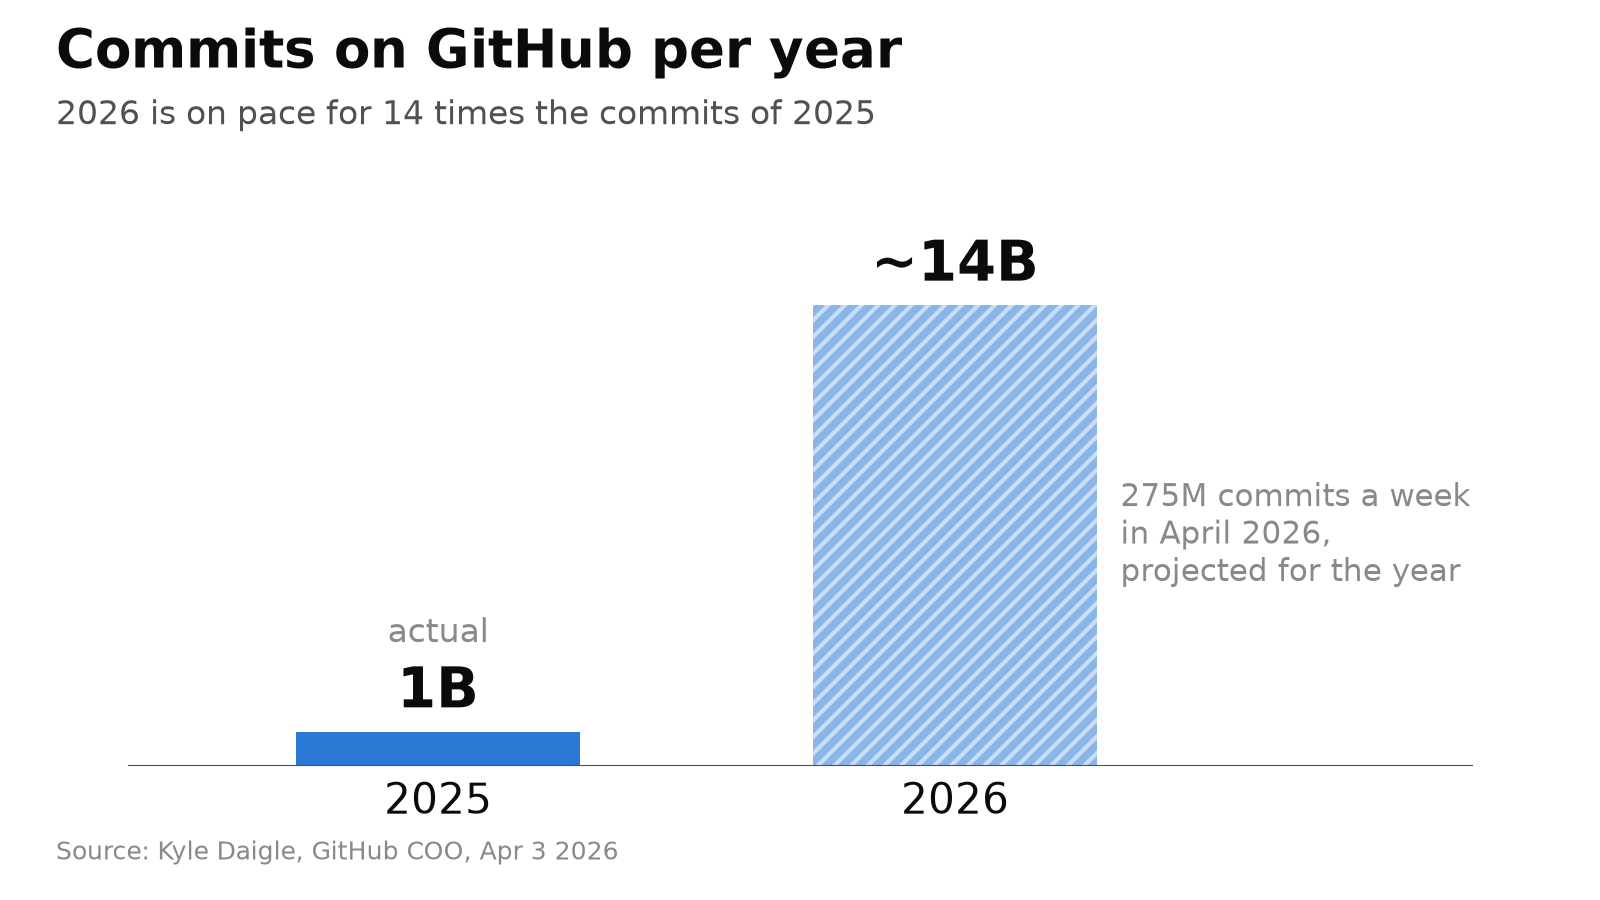

Write Python code to recreate this figure.
# Source: Kyle Daigle (GitHub COO), X, Apr 3 2026
# https://x.com/kdaigle/status/2040164759836778878
# "There were 1 billion commits in 2025. Now, it's 275 million per week,
#  on pace for 14 billion this year if growth remains linear (spoiler: it won't.)"
from pathlib import Path

import matplotlib.pyplot as plt

ACCENT = "#2a78d6"
TEXT = "#0b0b0b"
TEXT2 = "#52514e"
MUTED = "#8a8985"

plt.rcParams["font.family"] = "DejaVu Sans"
plt.rcParams["hatch.color"] = "white"
plt.rcParams["hatch.linewidth"] = 3
fig = plt.figure(figsize=(16, 9), dpi=100)
fig.patch.set_facecolor("white")
ax = fig.add_axes([0.08, 0.15, 0.84, 0.62])

xs = [0, 1]
vals = [1, 14]
ax.bar(0, 1, width=0.55, color=ACCENT, zorder=2)
ax.bar(1, 14, width=0.55, color=ACCENT, alpha=0.55, hatch="//", zorder=2)

ax.text(0, 1 + 0.35, "1B", ha="center", va="bottom", fontsize=40,
        fontweight="bold", color=TEXT)
ax.text(0, 1 + 2.5, "actual", ha="center", va="bottom", fontsize=24, color=MUTED)
ax.text(1, 14 + 0.35, "~14B", ha="center", va="bottom", fontsize=40,
        fontweight="bold", color=TEXT)
ax.text(1.32, 7, "275M commits a week\nin April 2026,\nprojected for the year",
        ha="left", va="center", fontsize=22, color=MUTED)

ax.set_xticks(xs)
ax.set_xticklabels(["2025", "2026"], fontsize=30, color=TEXT)
ax.tick_params(axis="x", length=0, pad=12)
ax.set_yticks([])
ax.set_xlim(-0.6, 2.0)
ax.set_ylim(0, 17)
for s in ("top", "right", "left"):
    ax.spines[s].set_visible(False)
ax.spines["bottom"].set_color(TEXT2)

fig.text(0.035, 0.925, "Commits on GitHub per year", fontsize=38,
         fontweight="bold", color=TEXT, ha="left", va="baseline")
fig.text(0.035, 0.862, "2026 is on pace for 14 times the commits of 2025",
         fontsize=24, color=TEXT2, ha="left", va="baseline")
fig.text(0.035, 0.045, "Source: Kyle Daigle, GitHub COO, Apr 3 2026", fontsize=18,
         color=MUTED, ha="left", va="baseline")

out = Path(__file__).with_suffix(".png")
fig.savefig(out, dpi=100, facecolor="white")
print(out)
